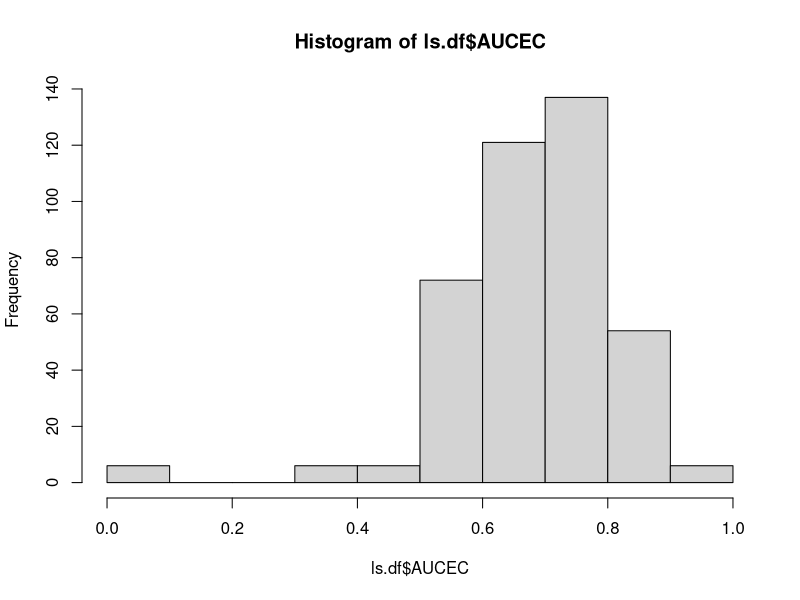
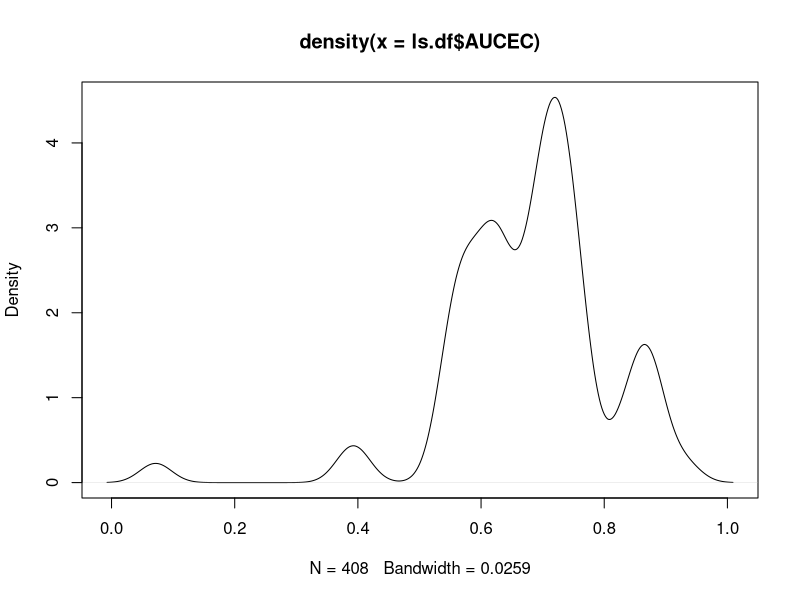
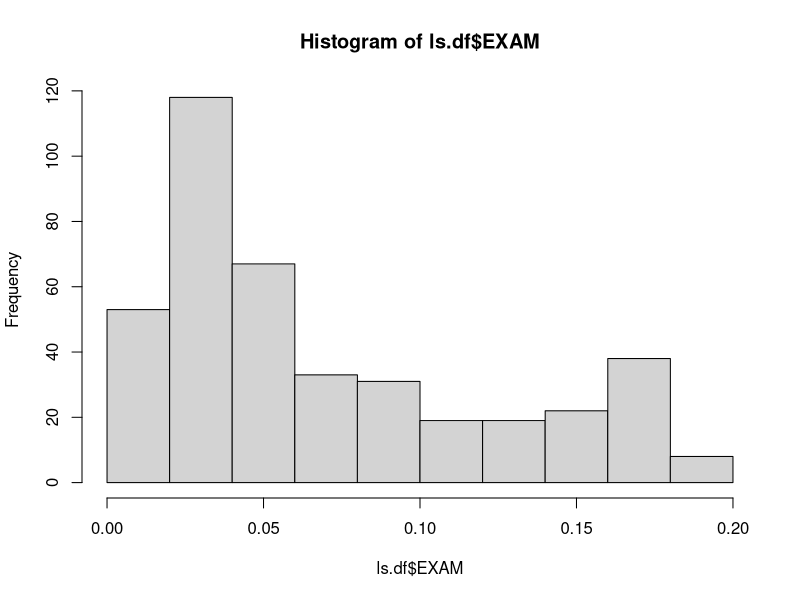
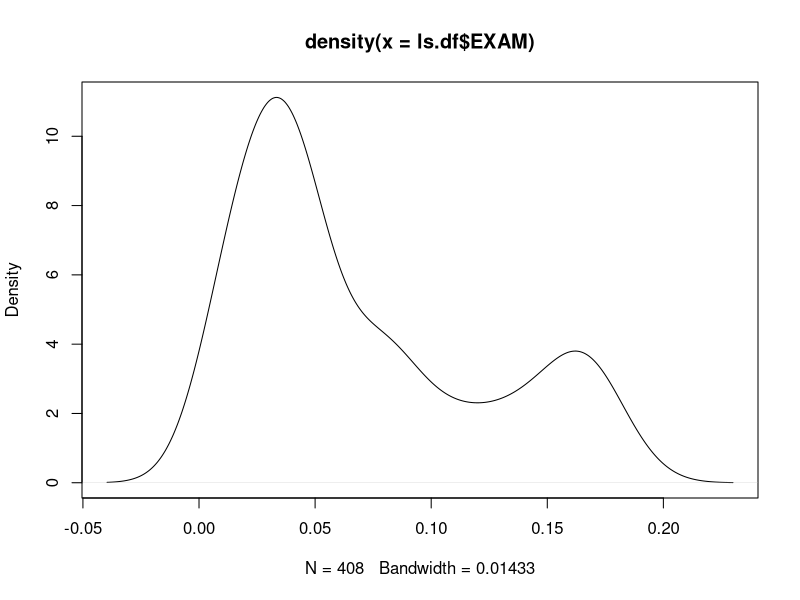

The R script that drew these images, in order:
library(tidyverse)

d = read_delim('data.csv',
               delim = ",",
               locale = locale(decimal_mark = "."),
               col_names = TRUE,
               col_types = cols(
                 AUCEC = col_double(),
                 Algorithm = col_factor(),
                 Choice = col_factor(),
                 Commits = col_double(),
                 Depth = col_double(),
                 Domain = col_factor(),
                 EInspect10 = col_double(),
                 EInspect25 = col_double(),
                 EXAM = col_double(),
                 EXAM25 = col_double(),
                 EXAM33 = col_double(),
                 EXAM50 = col_double(),
                 EXAM75 = col_double(),
                 EXAM95 = col_double(),
                 EXAMF = col_double(),
                 FixCount = col_double(),
                 FixRanks = col_guess(),
                 FullExam = col_guess(),
                 Future = col_double(),
                 ID = col_factor(),
                 LOC = col_double(),
                 Language = col_factor(),
                 Origin = col_double(),
                 Project = col_factor(),
                 Source = col_factor(),
                 Time = col_factor(),
                 Weighting = col_factor(),
                 fn = col_double(),
                 fp = col_double(),
                 hdMax = col_double(),
                 hdMaxLOC = col_double(),
                 tn = col_double(),
                 tp = col_double()
               )
)

# Unneccesarry for reproduction
d$hdMaxLOC = d$hdMaxLOC / d$LOC


# Standardizing
d$Commits = (d$Commits - mean(d$Commits)) / sd(d$Commits)
d$LOC = (d$LOC - mean(d$LOC)) / sd(d$LOC)
d$Origin = (d$Origin - mean(d$Origin)) / sd(d$Origin)

# Create data frames for only the Linespots and Bugspots data.
ls.df = subset(d, d$Algorithm == "Linespots")
bs.df = subset(d, d$Algorithm == "Bugspots")

# Let's look at the outcomes first. AUCEC and EXAM namely.
# The AUCEC can take on values between 0 and 1, with higher being better.
# A random process should produce an AUCEC of 0.5
hist(ls.df$AUCEC)
plot(density(ls.df$AUCEC))
# The hist and density plots show that the data is distributed normal-ish
# with two small bumps close to 0.75 and 0.85 so maybe 2 gaussians overlayed.
# With the limitation between 0 and 1, a beta likelihood should
# be the right fit here.

# The EXAM score can also take on values between 0 and 1, with lower being better.
hist(ls.df$EXAM)
plot(density(ls.df$EXAM))
# Again it looks like there are two gaussians one with a peak at 0.15 and one at 0.25
# Again, with the limitation between 0 and 1, a beta likelihood
# should be the right choice.